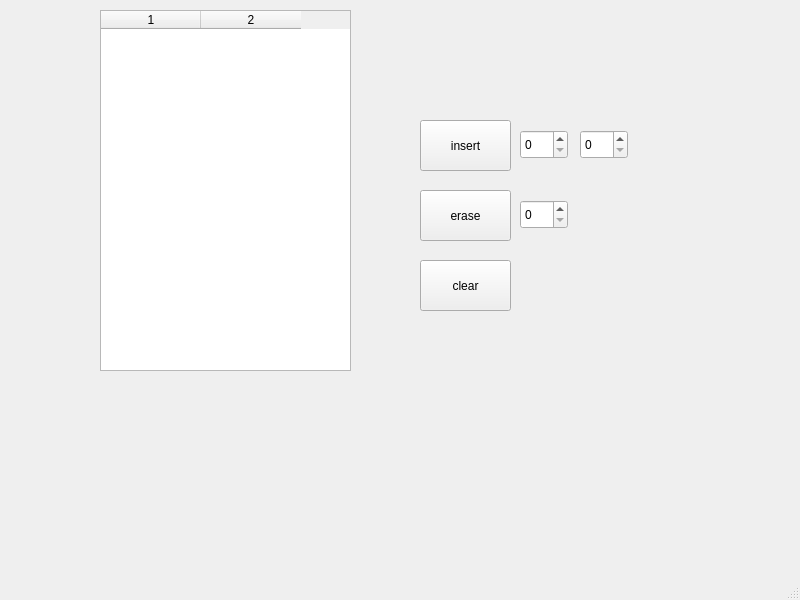
<?xml version="1.0" encoding="UTF-8"?>
<ui version="4.0">
 <class>MainWindow</class>
 <widget class="QMainWindow" name="MainWindow">
  <property name="geometry">
   <rect>
    <x>0</x>
    <y>0</y>
    <width>800</width>
    <height>600</height>
   </rect>
  </property>
  <property name="windowTitle">
   <string>MainWindow</string>
  </property>
  <widget class="QWidget" name="centralwidget">
   <widget class="QSpinBox" name="spinBox_2">
    <property name="geometry">
     <rect>
      <x>520</x>
      <y>130</y>
      <width>48</width>
      <height>29</height>
     </rect>
    </property>
   </widget>
   <widget class="QPushButton" name="pushButton_2">
    <property name="geometry">
     <rect>
      <x>420</x>
      <y>120</y>
      <width>91</width>
      <height>51</height>
     </rect>
    </property>
    <property name="text">
     <string>insert</string>
    </property>
   </widget>
   <widget class="QSpinBox" name="spinBox_3">
    <property name="geometry">
     <rect>
      <x>520</x>
      <y>200</y>
      <width>48</width>
      <height>29</height>
     </rect>
    </property>
   </widget>
   <widget class="QPushButton" name="pushButton_3">
    <property name="geometry">
     <rect>
      <x>420</x>
      <y>190</y>
      <width>91</width>
      <height>51</height>
     </rect>
    </property>
    <property name="text">
     <string>erase</string>
    </property>
   </widget>
   <widget class="QPushButton" name="pushButton_5">
    <property name="geometry">
     <rect>
      <x>420</x>
      <y>260</y>
      <width>91</width>
      <height>51</height>
     </rect>
    </property>
    <property name="text">
     <string>clear</string>
    </property>
   </widget>
   <widget class="QSpinBox" name="spinBox_5">
    <property name="geometry">
     <rect>
      <x>580</x>
      <y>130</y>
      <width>48</width>
      <height>29</height>
     </rect>
    </property>
   </widget>
   <widget class="QTableWidget" name="tableWidget">
    <property name="geometry">
     <rect>
      <x>100</x>
      <y>10</y>
      <width>251</width>
      <height>361</height>
     </rect>
    </property>
    <property name="columnCount">
     <number>2</number>
    </property>
    <column/>
    <column/>
   </widget>
  </widget>
  <widget class="QMenuBar" name="menubar">
   <property name="geometry">
    <rect>
     <x>0</x>
     <y>0</y>
     <width>800</width>
     <height>25</height>
    </rect>
   </property>
  </widget>
  <widget class="QStatusBar" name="statusbar"/>
 </widget>
 <resources/>
 <connections/>
</ui>
